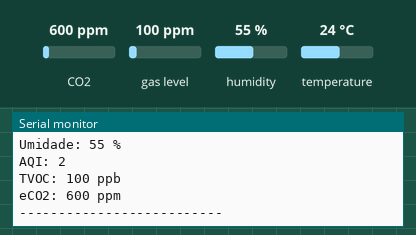
Recording of a sketch running on a simulated Arduino Uno, built with avr-gcc and run on an emulated ATmega328P. Parts: the last lines printed to the serial monitor. The test bench sets the inputs (shaded band); at power-on: CO2 600 ppm, gas level 100 ppm, humidity 55 %, temperature 24 °C.

Above: at 6.0 s.
6.1 s: CO2 set to 452 ppm
At 10.8 s:
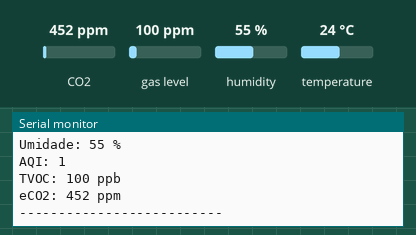
12.2 s: gas level set to 20 ppm
At 16.7 s:
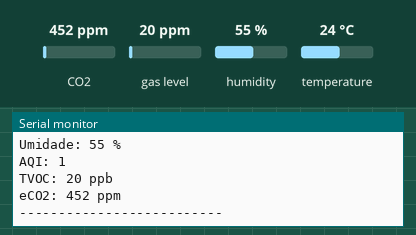

Measured:
- after the input at 6.1 s, the serial monitor: prints a new line after 4.3 s (image 1)
- after the input at 12.2 s, the serial monitor: prints a new line after 3.3 s (image 2)

The sketch:

ens160_aht.ino
```cpp
#include <Wire.h>              // Biblioteca para comunicação I2C
#include <Adafruit_AHTX0.h>   // Biblioteca para o sensor AHT20
#include "ScioSense_ENS160.h" // Biblioteca para o sensor ENS160

// Instância dos sensores
Adafruit_AHTX0 aht;
ScioSense_ENS160 ens160(ENS160_I2CADDR_1); // Endereço padrão do ENS160

// Variáveis globais para armazenar as leituras
float temperatura; // Armazena a temperatura em °C
int umidade;       // Armazena a umidade relativa (%)
int eCO2;         // Armazena a concentração de CO2 equivalente (ppm)
int aqi;          // Índice de Qualidade do Ar
int tvoc;         // Composto Orgânico Volátil Total (ppb)

void setup() {
  Serial.begin(9600); // Inicializa a comunicação serial
  while (!Serial) {}  // Aguarda a inicialização do monitor serial

  // Inicializa o sensor AHT20 (temperatura e umidade)
  if (!aht.begin()) {
    Serial.println("Erro: AHT20 não encontrado!");
    while (1) delay(1000);
  }

  // Inicializa o sensor ENS160 (qualidade do ar)
  if (!ens160.begin()) {
    Serial.println("Erro: ENS160 não encontrado!");
    while (1) delay(1000);
  }

  // Configura o ENS160 no modo padrão de operação
  ens160.setMode(ENS160_OPMODE_STD);
}

void loop() {
  // Captura temperatura e umidade do AHT20
  sensors_event_t humidityEvent, tempEvent;
  aht.getEvent(&humidityEvent, &tempEvent);
  temperatura = tempEvent.temperature;
  umidade = humidityEvent.relative_humidity;

  // Envia os valores de temperatura e umidade para o ENS160
  ens160.set_envdata(temperatura, umidade);

  // Mede os dados de qualidade do ar
  ens160.measure(true);

  // Captura os valores do ENS160
  aqi = ens160.getAQI();
  tvoc = ens160.getTVOC();
  eCO2 = ens160.geteCO2();

  // Exibe os dados no monitor serial
  Serial.print("Temperatura: "); Serial.print(temperatura); Serial.println(" °C");
  Serial.print("Umidade: "); Serial.print(umidade); Serial.println(" %");
  Serial.print("AQI: "); Serial.print(aqi); Serial.println();
  Serial.print("TVOC: "); Serial.print(tvoc); Serial.println(" ppb");
  Serial.print("eCO2: "); Serial.print(eCO2); Serial.println(" ppm");
  Serial.println("--------------------------");

  delay(5000); // Aguarda 5 segundos antes da próxima leitura
}
```
